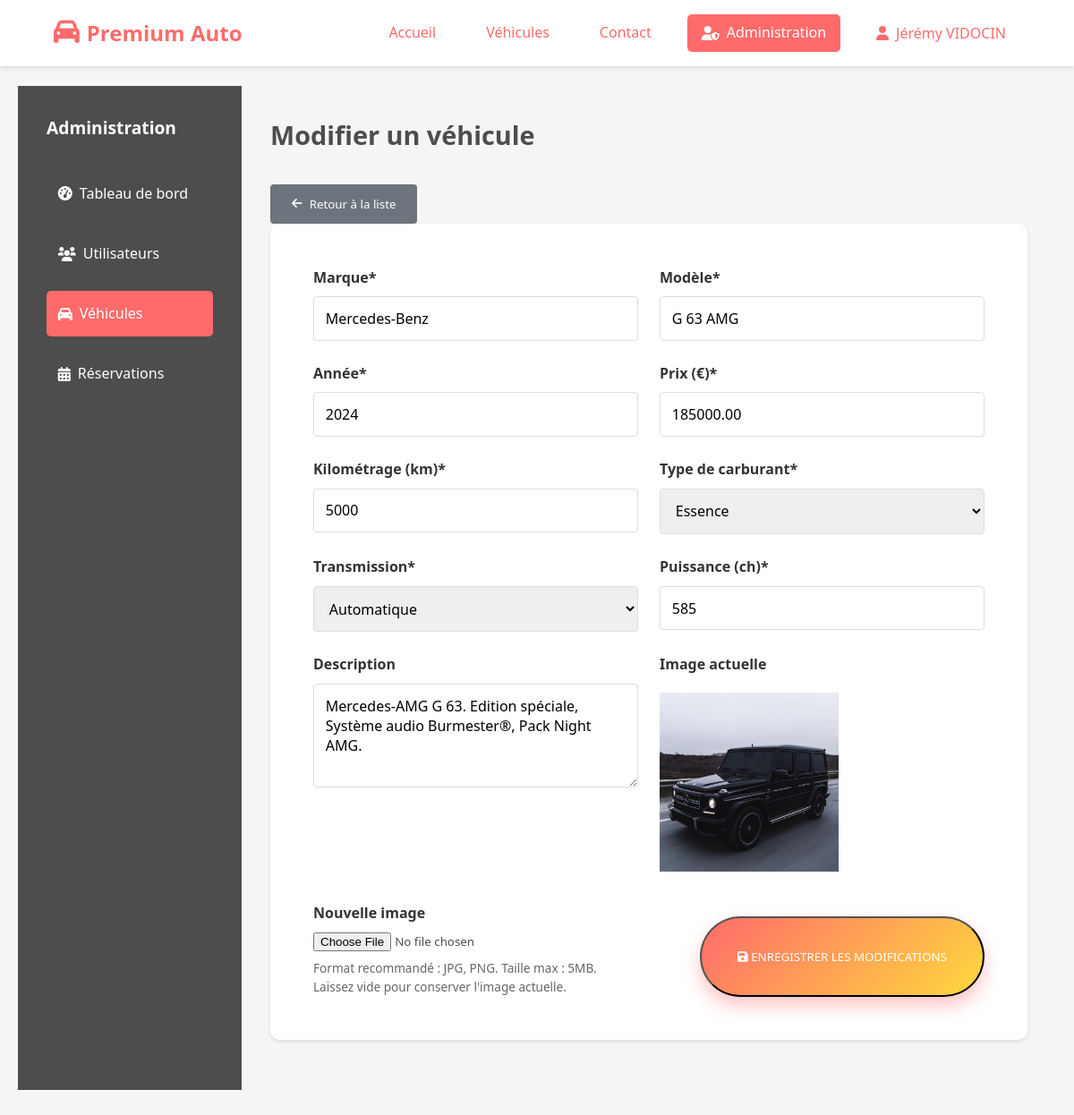
The app's page /index.php?action=admin&page=cars&op=edit&id=15 (signed in) with its own data.
### tables this page shows
CREATE TABLE `cars` (
  `id` int(11) NOT NULL,
  `brand` varchar(100) NOT NULL,
  `model` varchar(100) NOT NULL,
  `year` int(11) NOT NULL,
  `price` decimal(10,2) NOT NULL,
  `mileage` int(11) NOT NULL,
  `fuel_type` varchar(50) NOT NULL,
  `transmission` varchar(50) NOT NULL,
  `power` int(11) NOT NULL,
  `description` text DEFAULT NULL,
  `image` varchar(255) DEFAULT NULL
);

### models/Car.php (called while the page is built, shortened)
<?php
class Car {
    private $conn;
    private $table_name = "cars";
    public $id;
    public function __construct($db) {
        $this->conn = $db;
    }
    public function readOne() {
        $query = "SELECT * FROM " . $this->table_name . " WHERE id = ?";
        $stmt = $this->conn->prepare($query);
        $stmt->bindParam(1, $this->id);
        $stmt->execute();
        $row = $stmt->fetch(PDO::FETCH_ASSOC);
        return $row;
    }
}

### views/admin/edit_car.php (the view, shortened to what this page needs)
<?php include('./views/layout/header.php'); ?>
<link rel="stylesheet" href="views/admin/admin.css">
<div class="admin-container">
    <div class="admin-sidebar">
        <h3>Administration</h3>
        <nav>
            <a href="index.php?action=admin">
                <i class="fas fa-tachometer-alt"></i> Tableau de bord
            </a>
            <a href="index.php?action=admin&page=users">
                <i class="fas fa-users"></i> Utilisateurs
            </a>
            <a href="index.php?action=admin&page=cars" class="active">
                <i class="fas fa-car"></i> Véhicules
            </a>
            <a href="index.php?action=admin&page=bookings">
                <i class="fas fa-calendar-alt"></i> Réservations
            </a>
        </nav>
    </div>
    <div class="admin-content">
        <div class="admin-header">
            <h1>Modifier un véhicule</h1>
            <button class="btn-secondary" onclick="location.href='index.php?action=admin&page=cars'">
                <i class="fas fa-arrow-left"></i> Retour à la liste
            </button>
        </div>
        <div class="admin-card">
            <form action="index.php?action=admin&operation=updateCar" method="POST" enctype="multipart/form-data" class="form-grid">
                <div class="form-group">
                    <label for="brand">Marque*</label>
                    <input type="text" id="brand" name="brand" value="<?php echo htmlspecialchars($car['brand']); ?>" required>
                </div>
                <div class="form-group">
                    <label for="model">Modèle*</label>
                    <input type="text" id="model" name="model" value="<?php echo htmlspecialchars($car['model']); ?>" required>
                </div>
                <div class="form-group">
                    <label for="year">Année*</label>
                    <input type="number" id="year" name="year" min="1900" max="<?php echo date('Y') + 1; ?>" value="<?php echo htmlspecialchars($car['year']); ?>" required>
                </div>
                <div class="form-group">
                    <label for="price">Prix (€)*</label>
                    <input type="number" id="price" name="price" min="0" step="0.01" value="<?php echo htmlspecialchars($car['price']); ?>" required>
                </div>
                <div class="form-group">
                    <label for="mileage">Kilométrage (km)*</label>
                    <input type="number" id="mileage" name="mileage" min="0" value="<?php echo htmlspecialchars($car['mileage']); ?>" required>
                </div>
                <div class="form-group">
                    <label for="fuel_type">Type de carburant*</label>
                    <select id="fuel_type" name="fuel_type" required>
                        <option value="Essence" <?php echo $car['fuel_type'] === 'Essence' ? 'selected' : ''; ?>>Essence</option>
                    </select>
                </div>
                <div class="form-group">
                    <label for="transmission">Transmission*</label>
                    <select id="transmission" name="transmission" required>
                        <option value="Automatique" <?php echo $car['transmission'] === 'Automatique' ? 'selected' : ''; ?>>Automatique</option>
                    </select>
                </div>
                <div class="form-group">
                    <label for="power">Puissance (ch)*</label>
                    <input type="number" id="power" name="power" min="0" value="<?php echo htmlspecialchars($car['power']); ?>" required>
                </div>
                <div class="form-group">
                    <label for="description">Description</label>
                    <textarea id="description" name="description" rows="4"><?php echo htmlspecialchars($car['description']); ?></textarea>
                </div>
                <div class="form-group">
                    <label>Image actuelle</label>
                    <img src="<?php echo htmlspecialchars($car['image']); ?>" alt="Image actuelle" style="max-width: 200px; margin: 10px 0;">
                </div>
                <div class="form-group">
                    <label for="image">Nouvelle image</label>
                    <input type="file" id="image" name="image" accept="image/*">
                    <small>Format recommandé : JPG, PNG. Taille max : 5MB. Laissez vide pour conserver l'image actuelle.</small>
                </div>
                <div class="form-actions full-width">
                    <button type="submit" class="btn-primary">
                        <i class="fas fa-save"></i> Enregistrer les modifications
                    </button>
                </div>
            </form>
        </div>
    </div>
</div>

### public/css/home.css (style rules this page uses)
body { background-color: var(--light-color); font-family: 'Montserrat', 'Helvetica Neue', sans-serif; line-height: 1.6; color: var(--dark-color); }
.btn-primary { display: inline-block; padding: 15px 40px; background: var(--gradient-primary); color: white; text-transform: uppercase; border-radius: 50px; transition: transform 0.3s ease, box-shadow 0.3s ease; box-shadow: 0 10px 20px rgba(255,107,107,0.4); }

### views/admin/admin.css (style rules this page uses)
.admin-container { display: flex; min-height: calc(100vh - 60px); }
.admin-sidebar { width: 250px; background: var(--dark-color); color: white; padding: 2rem; }
.admin-sidebar h3 { margin-bottom: 2rem; font-size: 1.2rem; }
.admin-sidebar nav { display: flex; flex-direction: column; gap: 1rem; }
.admin-sidebar a { color: white; text-decoration: none; padding: 0.8rem; border-radius: 5px; display: flex; align-items: center; gap: 0.5rem; }
.admin-sidebar a:hover, .admin-sidebar a.active { background: var(--primary-color); }
.admin-content { flex: 1; padding: 2rem; background: #f5f5f5; }
.admin-card { background: white; padding: 1.5rem; border-radius: 10px; box-shadow: 0 2px 4px rgba(0,0,0,0.1); margin-bottom: 1.5rem; }
h1 { margin-bottom: 2rem; color: var(--dark-color); font-size: 1.8rem; }

### views/layout/header.php (style rules this page uses)
:root { --primary-color: #FF6B6B; --secondary-color: #FFD93D; --accent-color: #6BCB77; --dark-color: #4D4D4D; --light-color: #F7FFF7; --light-gray: #f5f5f5; --gradient-primary: linear-gradient(135deg, #FF6B6B 0%, #FFD93D 100%); --gradient-secondary: linear-gradient(135deg, #6BCB77 0%, #4ECDC4 100%); --shadow-primary: 0 10px 20px rgba(255,107,107,0.3); --shadow-secondary: 0 15px 30px rgba(255,217,61,0.3); }
* { margin: 0; padding: 0; box-sizing: border-box; font-family: 'Segoe UI', Tahoma, Geneva, Verdana, sans-serif; }
body { font-family: 'Segoe UI', Tahoma, Geneva, Verdana, sans-serif; line-height: 1.6; background-color: var(--light-gray); color: var(--dark-color); }

### views/admin/edit_car.php (style rules this page uses)
.form-grid { display: grid; grid-template-columns: repeat(2, 1fr); gap: 1.5rem; padding: 1.5rem; }
.form-group { display: flex; flex-direction: column; gap: 0.5rem; }
.form-group label { font-weight: 600; color: #333; }
.form-group input[type="text"], .form-group input[type="number"], .form-group select, .form-group textarea { padding: 0.8rem; border: 1px solid #ddd; border-radius: 4px; font-size: 1rem; }
.form-group textarea { resize: vertical; }
.form-actions { margin-top: 1rem; display: flex; justify-content: flex-end; }
.btn-secondary { background: #6c757d; color: white; border: none; padding: 0.8rem 1.5rem; border-radius: 4px; cursor: pointer; display: flex; align-items: center; gap: 0.5rem; }
small { color: #666; font-size: 0.85rem; }

### records on screen
cars: brand "Mercedes-Benz", model "G 63 AMG", year "2024", price "185000.00", mileage "5000", fuel_type "Essence", transmission "Automatique", power "585", description "Mercedes-AMG G 63. Edition spéciale, Système audio Burmester®, Pack Night AMG.", image (picture)

### other values on screen
$_SESSION['user_name'] "Jérémy VIDOCIN"
